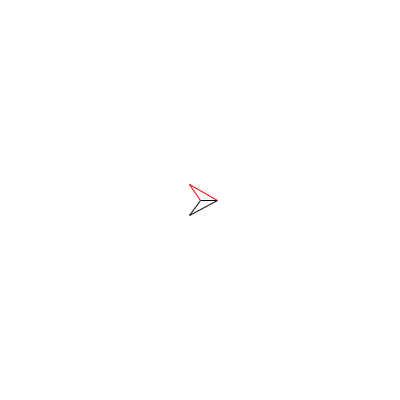
Frame 1 (no input)
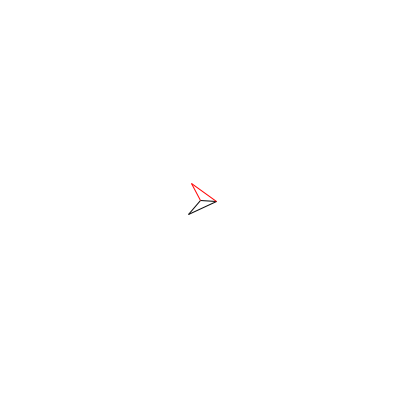
Frame 60 (the mouse pressed at the canvas centre just before this capture)
Frame 120 (the mouse held since frame 60 and released just before this capture): identical to frame 60, image omitted

The Processing sketch that drew these frames (run headless with seeded random() and noise(); from frame 60 on, the mouse is pressed at the canvas centre):

// Processing sketch: aeroplane_4
// ── aeroplane_4.pde

float r = 40;
float theta = 0;
float a = 0;
float b= 0;

float x = 200;
float y = 200;


void setup(){
  size(400,400);

}


void draw(){

  translate(x,y);

  //dimensions of craft
float nose = 23;
float aperture = 21;
float wingspan = r+-61;
  
  background(255);

stroke(5);



//central header
beginShape();
noFill();
//centre p4
vertex(a,b);
//tip p1
vertex((r-nose) * cos(theta), (r-nose) * sin(theta));
println(r-20);
endShape(CLOSE);
  
//wing1
beginShape();
noFill();
//centre p4
vertex(a,b);
//right p3
vertex((r+wingspan) * cos(theta+aperture), (r+wingspan) * sin(theta+aperture));
endShape(CLOSE);

beginShape();
//tip p1
vertex((r-nose) * cos(theta), (r-nose) * sin(theta));
//right p3
vertex((r+wingspan) * cos(theta+aperture), (r+wingspan) * sin(theta+aperture));
endShape(CLOSE);

//wing2
beginShape();
noFill();
stroke(255,0,0);
//centre p4
vertex(a,b);
//left p2
vertex((r+wingspan) * cos(theta-aperture), (r+wingspan) * sin(theta-aperture));
endShape(CLOSE);

beginShape();
//tip p1
vertex((r-nose) * cos(theta), (r-nose) * sin(theta));
//left p2
vertex((r+wingspan) * cos(theta-aperture), (r+wingspan) * sin(theta-aperture));
endShape(CLOSE);

//not sure this is pointing as I wish
theta = 0.1;
 
}
